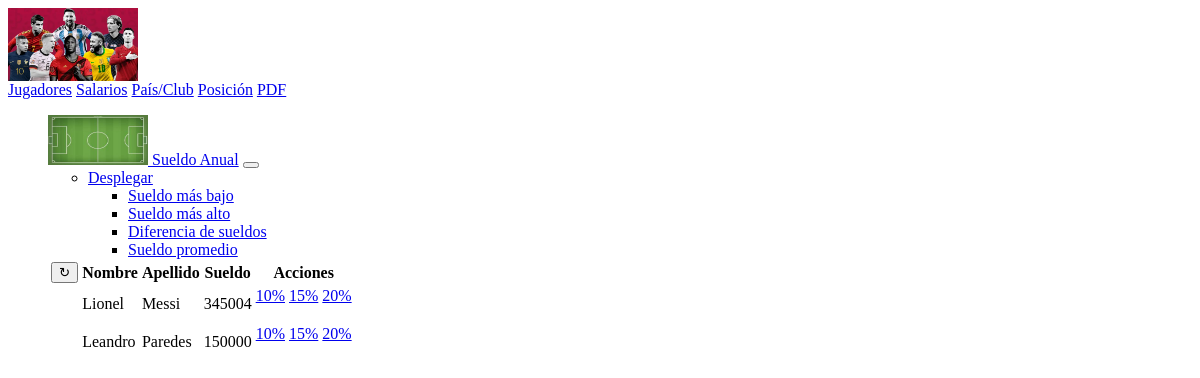
Before: /sueldo-jugador/ with the older database file.
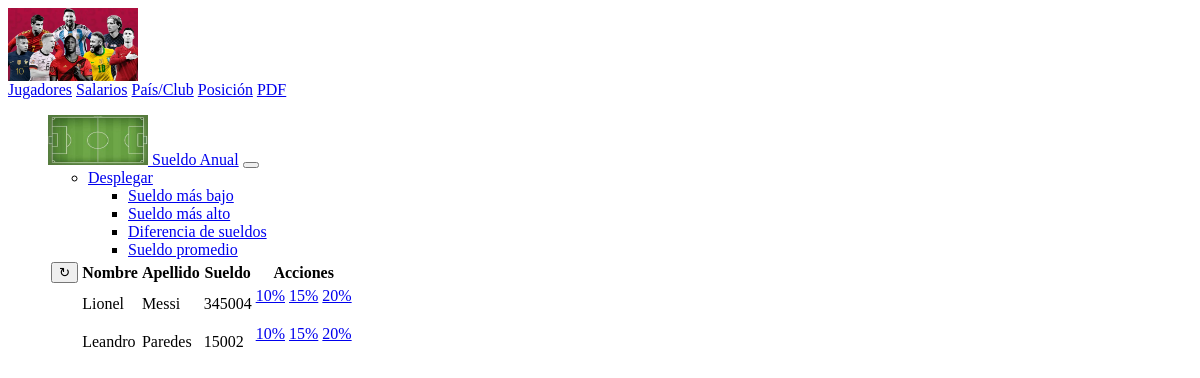
After: the same page with the newer database file.
### applications/jugador/models.py (models this page shows, shortened)
class Jugador(models.Model):
    nombre = models.CharField('Nombre', max_length=30)
    apellido = models.CharField('Apellido', max_length=30, blank=True)
    fecha_nacimiento = models.DateField()
    dni = models.PositiveIntegerField()
    sueldo = models.PositiveIntegerField()
    class Meta:
        verbose_name = 'Jugador'
        verbose_name_plural = 'Jugadores'

### applications/jugador/views.py (the view)
class JugadorSalario(ListView):
    template_name = "jugador/sueldo-jugador.html"
    context_object_name = 'salarios'
    def get_queryset(self):
        return Jugador.objects.all()

### templates/jugador/sueldo-jugador.html (shortened to what this page needs)
{% extends 'base.html' %}
{% block content %}
  <ul>
    <nav class="navbar navbar-expand-lg navbar-dark bg-dark">
      <div class="container-fluid">
        <a class="navbar-brand" href="#"><img width="100" height=50 >
        </a>
        <a class="btn btn-success " href="{% url 'jugador_app:sueldoanual' %}" role="button">Sueldo Anual</a>
        <button class="navbar-toggler" type="button" data-bs-toggle="collapse" data-bs-target="#navbarNavDarkDropdown" aria-controls="navbarNavDarkDropdown" aria-expanded="false" aria-label="Toggle navigation">
        </button>
        <div class="collapse navbar-collapse" id="navbarNavDarkDropdown">
          <ul class="navbar-nav">
            <li class="nav-item dropdown">
              <a class="nav-link dropdown-toggle" href="#" role="button" data-bs-toggle="dropdown" aria-expanded="false">
                Desplegar
              </a>
              <ul class="dropdown-menu dropdown-menu-dark">
                <li><a class="dropdown-item" href="{% url 'jugador_app:sueldobajo'%}">
                Sueldo más bajo</a></li>
                <li><a class="dropdown-item" href="{% url 'jugador_app:sueldoalto'%}">
                Sueldo más alto</a></li>
                <li><a class="dropdown-item" href="{% url 'jugador_app:sueldo-dif' %}">Diferencia de sueldos</a></li>
                <li><a class="dropdown-item" href="{% url 'jugador_app:promedio' %}">Sueldo promedio</a></li>
              </ul>
            </li>
          </ul>
        </div>
      </div>
    </nav>
    <table class="table table-success table-striped">
        <thead>
          <tr>
            <th scope="col">
              <button  type="button" class="btn btn-outline-primary" onclick= "refrescar();">↻</button>
            </th>
            <th scope="col">Nombre</th>
            <th scope="col">Apellido</th>
            <th scope="col">Sueldo</th>
            <th scope="col">Acciones</th>
          </tr>
        </thead>
        <tbody>
          {% for s in salarios %}
            <tr>
              <th scope="row">
                <td>{{ s.nombre}}</td>
                <td>{{ s.apellido}}</td>
                <td>{{ s.sueldo}}</td>
                <td>
                  <form method="POST">{% csrf_token %}
                    <a class="btn btn-info" href="{% url 'jugador_app:diez' s.id%}">10%</a>
                    <a class="btn btn-warning" href="{% url 'jugador_app:quince' s.id %}">15%</a>
                    <a class="btn btn-success" href="{% url 'jugador_app:veinte' s.id %}">20%</a>
                  </form>
                </td>
              </th>
            </tr>
          {% endfor %}
        </tbody>
      </table>
  </ul>
{% endblock content %}

Changed rows visible on the page:
changed Jugador "Leandro": sueldo "150000" → "15002"
